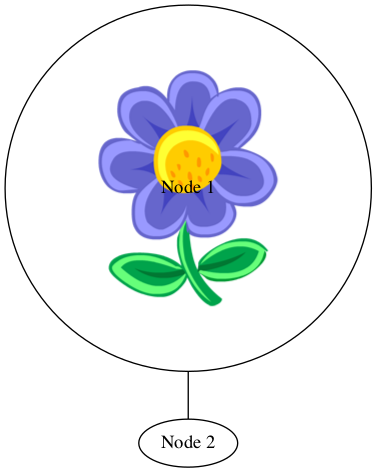

This figure's Python source:
import pydot

# I like to use the full path for the image as it seems less error prone.
# Therefore, first we find the current path of this file and use that to locate the image - assuming the image,
# is in the same folder as this file.
import pathlib
current_path = pathlib.Path(__file__).parent.resolve()


# Create the graph
graph = pydot.Dot("my_graph", graph_type="graph", overlap=False, splines='true')


"""
Use image argument.

The default values are to size the node to the image size. From looking at the output we can see that it
is much too large and makes the other nodes difficult to read. In addition to this we still have the node text name
on top of the node image. Both of these will be changed in separate tutorials.

Images must be .png format.
"""

graph.add_node(pydot.Node("Node 1", image=(str(current_path) + "/" + "Flower.png")))
graph.add_node(pydot.Node("Node 2"))

# Add edge
graph.add_edge(pydot.Edge("Node 1", "Node 2"))

# Save the output
graph.write_png("AddNodeImage.png")
